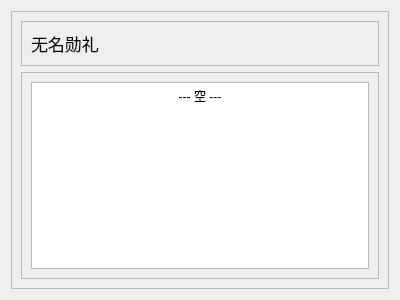
<?xml version="1.0" encoding="UTF-8"?>
<ui version="4.0">
 <class>Form</class>
 <widget class="QWidget" name="Form">
  <property name="geometry">
   <rect>
    <x>0</x>
    <y>0</y>
    <width>400</width>
    <height>300</height>
   </rect>
  </property>
  <property name="font">
   <font>
    <pointsize>13</pointsize>
   </font>
  </property>
  <property name="windowTitle">
   <string>Form</string>
  </property>
  <layout class="QGridLayout" name="gridLayout">
   <item row="0" column="0">
    <widget class="QFrame" name="frame">
     <property name="frameShape">
      <enum>QFrame::Shape::StyledPanel</enum>
     </property>
     <property name="frameShadow">
      <enum>QFrame::Shadow::Raised</enum>
     </property>
     <layout class="QVBoxLayout" name="verticalLayout_2">
      <item>
       <widget class="QFrame" name="frame_1">
        <property name="frameShape">
         <enum>QFrame::Shape::StyledPanel</enum>
        </property>
        <property name="frameShadow">
         <enum>QFrame::Shadow::Raised</enum>
        </property>
        <layout class="QHBoxLayout" name="horizontalLayout">
         <item>
          <widget class="QLabel" name="label">
           <property name="text">
            <string>无名勋礼</string>
           </property>
          </widget>
         </item>
         <item>
          <spacer name="horizontalSpacer">
           <property name="orientation">
            <enum>Qt::Orientation::Horizontal</enum>
           </property>
           <property name="sizeHint" stdset="0">
            <size>
             <width>329</width>
             <height>20</height>
            </size>
           </property>
          </spacer>
         </item>
        </layout>
       </widget>
      </item>
      <item>
       <widget class="QFrame" name="frame_2">
        <property name="frameShape">
         <enum>QFrame::Shape::StyledPanel</enum>
        </property>
        <property name="frameShadow">
         <enum>QFrame::Shadow::Raised</enum>
        </property>
        <layout class="QVBoxLayout" name="verticalLayout">
         <item>
          <widget class="QTextBrowser" name="textBrowser">
           <property name="html">
            <string>&lt;!DOCTYPE HTML PUBLIC &quot;-//W3C//DTD HTML 4.0//EN&quot; &quot;http://www.w3.org/TR/REC-html40/strict.dtd&quot;&gt;
&lt;html&gt;&lt;head&gt;&lt;meta name=&quot;qrichtext&quot; content=&quot;1&quot; /&gt;&lt;meta charset=&quot;utf-8&quot; /&gt;&lt;style type=&quot;text/css&quot;&gt;
p, li { white-space: pre-wrap; }
hr { height: 1px; border-width: 0; }
li.unchecked::marker { content: &quot;\2610&quot;; }
li.checked::marker { content: &quot;\2612&quot;; }
&lt;/style&gt;&lt;/head&gt;&lt;body style=&quot; font-family:'Microsoft YaHei UI'; font-size:13pt; font-weight:400; font-style:normal;&quot;&gt;
&lt;p align=&quot;center&quot; style=&quot; margin-top:0px; margin-bottom:0px; margin-left:0px; margin-right:0px; -qt-block-indent:0; text-indent:0px;&quot;&gt;&lt;span style=&quot; font-size:9pt;&quot;&gt;--- 空 ---&lt;/span&gt;&lt;/p&gt;&lt;/body&gt;&lt;/html&gt;</string>
           </property>
          </widget>
         </item>
        </layout>
       </widget>
      </item>
     </layout>
    </widget>
   </item>
  </layout>
 </widget>
 <resources/>
 <connections/>
</ui>
